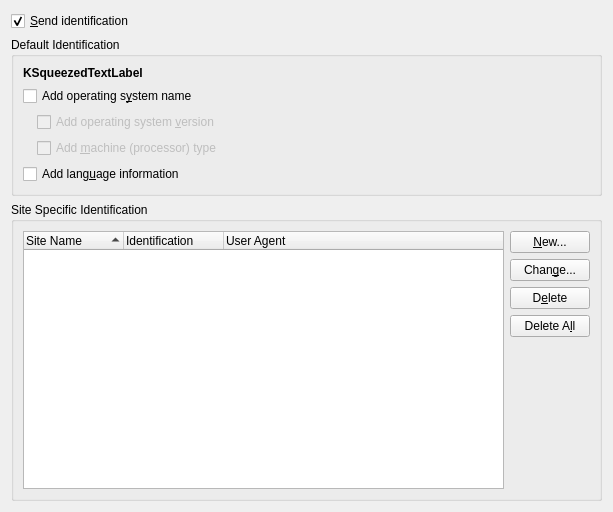
<?xml version="1.0" encoding="UTF-8"?>
<ui version="4.0">
 <class>UserAgentUI</class>
 <widget class="QWidget" name="UserAgentUI">
  <property name="geometry">
   <rect>
    <x>0</x>
    <y>0</y>
    <width>613</width>
    <height>512</height>
   </rect>
  </property>
  <property name="whatsThis">
   <string>&lt;qt&gt;
Here you can modify the default browser-identification text or set a site &lt;code&gt;(eg. www.kde.org)&lt;/code&gt; or a domain &lt;code&gt;(eg. kde.org)&lt;/code&gt; specific identification text.&lt;p&gt;
To add a new site-specific identification text, click the &lt;code&gt;New&lt;/code&gt; button and supply the necessary information. To change an existing site-specific entry, click on the &lt;code&gt;Change&lt;/code&gt; button. The &lt;code&gt;Delete&lt;/code&gt; button will remove the selected site-specific identification text, causing the default setting to be used for that site or domain.
&lt;/qt&gt;</string>
  </property>
  <layout class="QVBoxLayout">
   <item>
    <widget class="QCheckBox" name="sendUACheckBox">
     <property name="whatsThis">
      <string>&lt;qt&gt;
Send the browser identification to web sites.&lt;p&gt;
&lt;u&gt;NOTE:&lt;/u&gt; Many sites rely on this information to display pages properly, hence, it is highly recommended that you do not totally disable this feature but rather customize it.&lt;p&gt;
By default, only minimal identification information is sent to remote sites. The identification text that will be sent is shown below.
&lt;/qt&gt;</string>
     </property>
     <property name="text">
      <string>&amp;Send identification</string>
     </property>
     <property name="checked">
      <bool>true</bool>
     </property>
    </widget>
   </item>
   <item>
    <widget class="QGroupBox" name="defaultIdGroupBox">
     <property name="enabled">
      <bool>true</bool>
     </property>
     <property name="whatsThis">
      <string>The browser identification text sent to the sites you visit. Use the provided options to customize it.</string>
     </property>
     <property name="title">
      <string>Default Identification</string>
     </property>
     <layout class="QVBoxLayout" name="verticalLayout">
      <item>
       <widget class="KSqueezedTextLabel" name="defaultIdLineEdit">
        <property name="font">
         <font>
          <weight>75</weight>
          <bold>true</bold>
         </font>
        </property>
        <property name="whatsThis">
         <string>The browser identification text sent to the sites you visit. You can customize it using the options provided below.</string>
        </property>
        <property name="text">
         <string comment="KDE::DoNotExtract">KSqueezedTextLabel</string>
        </property>
        <property name="textInteractionFlags">
         <set>Qt::LinksAccessibleByKeyboard|Qt::LinksAccessibleByMouse|Qt::TextBrowserInteraction|Qt::TextSelectableByKeyboard|Qt::TextSelectableByMouse</set>
        </property>
       </widget>
      </item>
      <item>
       <widget class="QCheckBox" name="osNameCheckBox">
        <property name="whatsThis">
         <string>Includes your operating system's name in the browser identification text.</string>
        </property>
        <property name="text">
         <string>Add operating s&amp;ystem name</string>
        </property>
       </widget>
      </item>
      <item>
       <layout class="QGridLayout" name="gridLayout">
        <item row="0" column="0" rowspan="2">
         <spacer>
          <property name="orientation">
           <enum>Qt::Horizontal</enum>
          </property>
          <property name="sizeType">
           <enum>QSizePolicy::Fixed</enum>
          </property>
          <property name="sizeHint" stdset="0">
           <size>
            <width>14</width>
            <height>13</height>
           </size>
          </property>
         </spacer>
        </item>
        <item row="0" column="1">
         <widget class="QCheckBox" name="osVersionCheckBox">
          <property name="enabled">
           <bool>false</bool>
          </property>
          <property name="whatsThis">
           <string>Includes your operating system's version number in the browser identification text.</string>
          </property>
          <property name="text">
           <string>Add operating system &amp;version</string>
          </property>
         </widget>
        </item>
        <item row="1" column="1">
         <widget class="QCheckBox" name="processorTypeCheckBox">
          <property name="enabled">
           <bool>false</bool>
          </property>
          <property name="whatsThis">
           <string>Includes your machine's CPU type in the browser identification text.</string>
          </property>
          <property name="text">
           <string>Add &amp;machine (processor) type</string>
          </property>
         </widget>
        </item>
       </layout>
      </item>
      <item>
       <widget class="QCheckBox" name="languageCheckBox">
        <property name="whatsThis">
         <string>Includes your language settings in the browser identification text to obtain localized versions of the page.</string>
        </property>
        <property name="text">
         <string>Add lang&amp;uage information</string>
        </property>
       </widget>
      </item>
     </layout>
    </widget>
   </item>
   <item>
    <widget class="QGroupBox" name="domainPolicyGroupBox">
     <property name="enabled">
      <bool>true</bool>
     </property>
     <property name="title">
      <string>Site Specific Identification</string>
     </property>
     <layout class="QHBoxLayout">
      <item>
       <widget class="QTreeWidget" name="sitePolicyTreeWidget">
        <property name="rootIsDecorated">
         <bool>false</bool>
        </property>
        <property name="sortingEnabled">
         <bool>true</bool>
        </property>
        <column>
         <property name="text">
          <string>Site Name</string>
         </property>
        </column>
        <column>
         <property name="text">
          <string>Identification</string>
         </property>
        </column>
        <column>
         <property name="text">
          <string>User Agent</string>
         </property>
        </column>
       </widget>
      </item>
      <item>
       <layout class="QVBoxLayout">
        <property name="margin">
         <number>0</number>
        </property>
        <item>
         <widget class="QPushButton" name="newButton">
          <property name="whatsThis">
           <string>Add new identification text for a site.</string>
          </property>
          <property name="text">
           <string>&amp;New...</string>
          </property>
         </widget>
        </item>
        <item>
         <widget class="QPushButton" name="changeButton">
          <property name="whatsThis">
           <string>Change the selected identifier text.</string>
          </property>
          <property name="text">
           <string>Chan&amp;ge...</string>
          </property>
         </widget>
        </item>
        <item>
         <widget class="QPushButton" name="deleteButton">
          <property name="whatsThis">
           <string>Delete the selected identifier text.</string>
          </property>
          <property name="text">
           <string>D&amp;elete</string>
          </property>
         </widget>
        </item>
        <item>
         <widget class="QPushButton" name="deleteAllButton">
          <property name="whatsThis">
           <string>Delete all identifiers.</string>
          </property>
          <property name="text">
           <string>Delete A&amp;ll</string>
          </property>
         </widget>
        </item>
        <item>
         <spacer>
          <property name="orientation">
           <enum>Qt::Vertical</enum>
          </property>
          <property name="sizeType">
           <enum>QSizePolicy::Expanding</enum>
          </property>
          <property name="sizeHint" stdset="0">
           <size>
            <width>21</width>
            <height>16</height>
           </size>
          </property>
         </spacer>
        </item>
       </layout>
      </item>
     </layout>
    </widget>
   </item>
  </layout>
 </widget>
 <customwidgets>
  <customwidget>
   <class>KSqueezedTextLabel</class>
   <extends>QLabel</extends>
   <header>ksqueezedtextlabel.h</header>
  </customwidget>
 </customwidgets>
 <resources/>
 <connections>
  <connection>
   <sender>osNameCheckBox</sender>
   <signal>toggled(bool)</signal>
   <receiver>osVersionCheckBox</receiver>
   <slot>setEnabled(bool)</slot>
   <hints>
    <hint type="sourcelabel">
     <x>31</x>
     <y>98</y>
    </hint>
    <hint type="destinationlabel">
     <x>53</x>
     <y>125</y>
    </hint>
   </hints>
  </connection>
  <connection>
   <sender>sendUACheckBox</sender>
   <signal>toggled(bool)</signal>
   <receiver>defaultIdGroupBox</receiver>
   <slot>setEnabled(bool)</slot>
   <hints>
    <hint type="sourcelabel">
     <x>20</x>
     <y>20</y>
    </hint>
    <hint type="destinationlabel">
     <x>24</x>
     <y>49</y>
    </hint>
   </hints>
  </connection>
  <connection>
   <sender>sendUACheckBox</sender>
   <signal>toggled(bool)</signal>
   <receiver>domainPolicyGroupBox</receiver>
   <slot>setEnabled(bool)</slot>
   <hints>
    <hint type="sourcelabel">
     <x>20</x>
     <y>20</y>
    </hint>
    <hint type="destinationlabel">
     <x>24</x>
     <y>207</y>
    </hint>
   </hints>
  </connection>
  <connection>
   <sender>osNameCheckBox</sender>
   <signal>toggled(bool)</signal>
   <receiver>processorTypeCheckBox</receiver>
   <slot>setEnabled(bool)</slot>
   <hints>
    <hint type="sourcelabel">
     <x>114</x>
     <y>86</y>
    </hint>
    <hint type="destinationlabel">
     <x>147</x>
     <y>145</y>
    </hint>
   </hints>
  </connection>
 </connections>
</ui>
